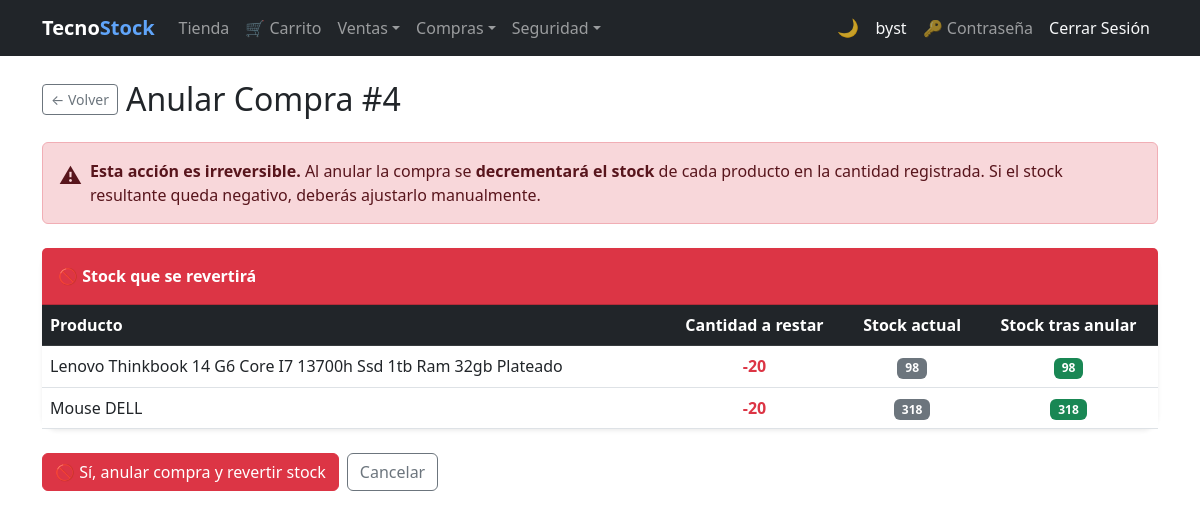
Screenshot of /purchases/4/cancel/ (signed in) with the database file from the repository.
### purchasing/models.py (models this page shows, shortened)
class Purchase(models.Model):
    BORRADOR   = 0
    CONFIRMADA = 1
    ANULADA    = 2
    ESTADO_CHOICES = [
        (BORRADOR,   'Borrador'),
        (CONFIRMADA, 'Confirmada'),
        (ANULADA,    'Anulada'),
    ]
    PENDIENTE = 'PENDIENTE'
    PAGADA    = 'PAGADA'
    ESTADO_PAGO_CHOICES = [
        (PENDIENTE, 'Pendiente'),
        (PAGADA,    'Pagada'),
    ]
    CONTADO = 'contado'
    CREDITO = 'credito'
    TIPO_PAGO_CHOICES = [
        (CONTADO, 'Contado'),
        (CREDITO, 'Crédito'),
    ]
    supplier        = models.ForeignKey(
                          Supplier, on_delete=models.PROTECT,
                          related_name='purchases', verbose_name='Proveedor')
    document_number = models.CharField(max_length=20, verbose_name='N° Documento')
    purchase_date   = models.DateField(auto_now_add=True, verbose_name='Fecha')
    subtotal        = models.DecimalField(max_digits=12, decimal_places=2, default=0, verbose_name='Subtotal')
    tax             = models.DecimalField(max_digits=12, decimal_places=2, default=0, verbose_name='IVA')
    total           = models.DecimalField(max_digits=12, decimal_places=2, default=0, verbose_name='Total')
    estado          = models.PositiveSmallIntegerField(
                          choices=ESTADO_CHOICES, default=BORRADOR, verbose_name='Estado')
    is_active       = models.BooleanField(default=True, verbose_name='Activo')
    saldo           = models.DecimalField(
                          max_digits=12, decimal_places=2, default=0,
                          verbose_name='Saldo pendiente de pago')
    estado_pago     = models.CharField(
                          max_length=10, choices=ESTADO_PAGO_CHOICES,
                          default=PENDIENTE, verbose_name='Estado de pago')
    tipo_pago       = models.CharField(
                          max_length=10, choices=TIPO_PAGO_CHOICES,
                          default=CREDITO, verbose_name='Tipo de pago')
    class Meta:
        verbose_name        = 'Compra'
        verbose_name_plural = 'Compras'
        ordering = ['-purchase_date', '-id']
        constraints = [
            models.UniqueConstraint(
                fields=['document_number', 'supplier'],
                name='unique_purchase_per_supplier'
            )
        ]
        permissions = [
            ('export_purchase_pdf', 'Can export Purchase PDF'),
            ('export_purchase_excel', 'Can export Purchase Excel'),
        ]
    @property
    def can_cancel(self):     return self.estado == self.CONFIRMADA

class PurchaseDetail(models.Model):
    purchase   = models.ForeignKey(
                     Purchase, on_delete=models.CASCADE,
                     related_name='details', verbose_name='Compra')
    product    = models.ForeignKey(
                     Product, on_delete=models.PROTECT,
                     related_name='purchase_details', verbose_name='Producto')
    quantity   = models.PositiveIntegerField(verbose_name='Cantidad', validators=[MinValueValidator(1)])
    unit_cost  = models.DecimalField(max_digits=12, decimal_places=2, verbose_name='Costo Unitario')
    subtotal   = models.DecimalField(max_digits=12, decimal_places=2, default=0, verbose_name='Subtotal')
    tax_amount = models.DecimalField(max_digits=12, decimal_places=2, default=0, verbose_name='IVA')
    class Meta:
        verbose_name        = 'Detalle de Compra'
        verbose_name_plural = 'Detalles de Compra'

### billing/models.py (models this page shows, shortened)
class Product(models.Model):
    name = models.CharField(max_length=200, verbose_name='Product Name')
    description = models.TextField(blank=True, null=True)
    brand = models.ForeignKey(Brand, on_delete=models.PROTECT, related_name='products')
    group = models.ForeignKey(ProductGroup, on_delete=models.PROTECT, related_name='products')
    suppliers = models.ManyToManyField(Supplier, related_name='products', blank=True)
    photo      = models.ImageField(upload_to='products/', blank=True, null=True, verbose_name='Foto')
    unit_price = models.DecimalField(max_digits=12, decimal_places=2)
    tax_rate   = models.DecimalField(
                     max_digits=5, decimal_places=4, default=Decimal('0.15'),
                     verbose_name='Tasa IVA',
                     validators=[MinValueValidator(Decimal('0')), MaxValueValidator(Decimal('1'))],
                 )
    stock = models.IntegerField(default=0)
    is_active = models.BooleanField(default=True)
    created_at = models.DateTimeField(auto_now_add=True)
    updated_at = models.DateTimeField(auto_now=True)
    class Meta:
        verbose_name = 'Product'
        verbose_name_plural = 'Products'
        ordering = ['name']
        permissions = [
            ('export_product_pdf', 'Can export Product PDF'),
            ('export_product_excel', 'Can export Product Excel'),
        ]

### purchasing/views.py (the view, shortened to what this page needs)
# urls.py: path('<int:pk>/cancel/',      views.purchase_cancel,             name='purchase_cancel'),
@roles_required(*_PURCHASING_ROLES)
def purchase_cancel(request, pk):
    purchase = get_object_or_404(Purchase, pk=pk)
    if not purchase.can_cancel:
        messages.error(request, 'Solo se puede anular una compra confirmada.')
        return redirect('purchasing:purchase_detail', pk=pk)
    return render(request, 'purchasing/purchase_cancel.html', {'purchase': purchase})

### security/templatetags/security_tags.py (called while the page is built)
@register.filter(name='has_group')
def has_group(user, group_name):
    if not user.is_authenticated:
        return False
    if user.is_superuser:  # el superusuario ve todo
        return True
    return user.groups.filter(name=group_name).exists()

### purchasing/templates/purchasing/purchase_cancel.html (shortened to what this page needs)
{% extends 'billing/base.html' %}
{% block content %}
<div class="d-flex align-items-center gap-2 mb-4">
  <a href="{% url 'purchasing:purchase_detail' purchase.pk %}"
     class="btn btn-outline-secondary btn-sm">&#8592; Volver</a>
  <h2 class="mb-0">Anular Compra #{{ purchase.id }}</h2>
</div>
<div class="alert alert-danger d-flex gap-2 align-items-start mb-4">
  <span style="font-size:1.4rem">&#9888;</span>
  <div>
    <strong>Esta acción es irreversible.</strong>
    Al anular la compra se <strong>decrementará el stock</strong> de cada producto en la
    cantidad registrada. Si el stock resultante queda negativo, deberás ajustarlo manualmente.
  </div>
</div>
<div class="card border-0 shadow-sm rounded-4 mb-4">
  <div class="card-header bg-danger text-white py-3">
    <span class="fw-bold">&#128683; Stock que se revertirá</span>
  </div>
  <div class="card-body p-0">
    <div class="table-responsive">
      <table class="table table-hover align-middle mb-0">
        <thead class="table-dark">
          <tr>
            <th>Producto</th>
            <th class="text-center">Cantidad a restar</th>
            <th class="text-center">Stock actual</th>
            <th class="text-center">Stock tras anular</th>
          </tr>
        </thead>
        <tbody>
          {% for det in purchase.details.all %}
          {% with result=det.product.stock|add:"-1"|add:det.quantity %}
          <tr {% if det.product.stock < det.quantity %}class="table-warning"{% endif %}>
            <td>{{ det.product.name }}</td>
            <td class="text-center fw-bold text-danger">-{{ det.quantity }}</td>
            <td class="text-center">
              <span class="badge bg-secondary">{{ det.product.stock }}</span>
            </td>
            <td class="text-center">
              {% with new_stock=det.product.stock|add:"-0" %}
              <span class="badge {% if det.product.stock < det.quantity %}bg-warning text-dark{% else %}bg-success{% endif %}">
                {{ det.product.stock|add:"-0" }}
              </span>
              {% endwith %}
            </td>
          </tr>
          {% endwith %}
          {% endfor %}
        </tbody>
      </table>
    </div>
  </div>
</div>
<form method="post">
  <div class="d-flex gap-2">
    <button type="submit" class="btn btn-danger">
      &#128683; Sí, anular compra y revertir stock
    </button>
    <a href="{% url 'purchasing:purchase_detail' purchase.pk %}"
       class="btn btn-outline-secondary">Cancelar</a>
  </div>
</form>
{% endblock %}

### billing/templates/billing/base.html (shortened to what this page needs)
{% load security_tags %}
<!DOCTYPE html>
<html lang="es">
<head>
  <link href="https://cdn.jsdelivr.net/npm/bootstrap@5.3.0/dist/css/bootstrap.min.css" rel="stylesheet">
</head>
<body>
<nav class="navbar navbar-expand-lg navbar-dark bg-dark">
  <div class="container">
    <a class="navbar-brand fw-bold" href="{% url 'billing:home' %}">Tecno<span class="nav-brand-accent">Stock</span></a>
    <div class="collapse navbar-collapse" id="nav">
      <ul class="navbar-nav me-auto">
        {% if user.is_authenticated %}
        {% if user|has_group:'Cliente' %}
        <li class="nav-item"><a class="nav-link" href="{% url 'store:catalog' %}">Tienda</a></li>
        <li class="nav-item"><a class="nav-link" href="{% url 'store:cart' %}">&#128722; Carrito</a></li>
        {% endif %}
        <li class="nav-item dropdown">
          <a class="nav-link dropdown-toggle" href="#" role="button" data-bs-toggle="dropdown" aria-expanded="false">Ventas</a>
        </li>
        {% if user|has_group:'Analista de Compras' or user|has_group:'Administrador' or not user|has_any_group %}
        <li class="nav-item dropdown">
          <a class="nav-link dropdown-toggle" href="#" role="button" data-bs-toggle="dropdown" aria-expanded="false">Compras</a>
        </li>
        {% endif %}
        {% if user|has_group:'Administrador' %}
        <li class="nav-item dropdown">
          <a class="nav-link dropdown-toggle" href="#" role="button" data-bs-toggle="dropdown" aria-expanded="false">Seguridad</a>
        </li>
        {% endif %}
        {% endif %}
      </ul>
      <ul class="navbar-nav align-items-center">
        <li class="nav-item"><button type="button" class="theme-toggle-btn" id="theme-toggle" onclick="toggleTheme()" title="Cambiar tema claro / oscuro"><span id="theme-icon">&#127769;</span></button></li>
        <li class="nav-item">{% if user.is_authenticated %}<a class="nav-link text-light" href="{% url 'billing:dashboard' %}">{{ user.username }}</a>{% endif %}</li>
        <li class="nav-item">{% if user.is_authenticated %}<a class="nav-link" href="{% url 'password_change' %}" title="Cambiar contraseña">&#128273; Contraseña</a>{% endif %}</li>
        <li class="nav-item">{% if user.is_authenticated %}<form method="post" action="{% url 'logout' %}" class="d-inline">{% csrf_token %}<button type="submit" class="nav-link btn btn-link text-light btn-nav-link">Cerrar Sesión</button></form>{% else %}<a class="nav-link" href="{% url 'login' %}">Iniciar Sesión</a>{% endif %}</li>
      </ul>
    </div>
  </div>
</nav>
<div class="container mt-4">
  {% block content %}{% endblock %}
</div>
</body>
</html>

### billing/templates/billing/base.html (style rules this page uses)
.btn-nav-link { text-decoration: none; }
.nav-brand-accent { color: #60a5fa; }
.theme-toggle-btn { background: none; border: none; cursor: pointer; font-size: 1.1rem; line-height: 1; padding: .375rem .5rem; border-radius: .375rem; transition: background .2s; color: rgba(255,255,255,.75); }

### rows the page displays
Purchase: id "4"
PurchaseDetail: product.name "Lenovo Thinkbook 14 G6 Core I7 13700h Ssd 1tb Ram 32gb Plateado", quantity "20", product.stock "98", product.stock|add "98"
PurchaseDetail: product.name "Mouse DELL", quantity "20", product.stock "318", product.stock|add "318"

### other values shown
{{ user.username }} "byst"
